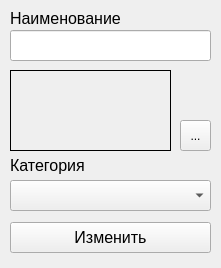
<?xml version="1.0" encoding="UTF-8"?>
<ui version="4.0">
 <class>ModifyDialog</class>
 <widget class="QWidget" name="ModifyDialog">
  <property name="geometry">
   <rect>
    <x>0</x>
    <y>0</y>
    <width>221</width>
    <height>268</height>
   </rect>
  </property>
  <property name="windowTitle">
   <string>Form</string>
  </property>
  <widget class="QLabel" name="label">
   <property name="geometry">
    <rect>
     <x>10</x>
     <y>10</y>
     <width>111</width>
     <height>16</height>
    </rect>
   </property>
   <property name="font">
    <font>
     <pointsize>12</pointsize>
    </font>
   </property>
   <property name="text">
    <string>Наименование</string>
   </property>
  </widget>
  <widget class="QLineEdit" name="lineEdit">
   <property name="geometry">
    <rect>
     <x>10</x>
     <y>30</y>
     <width>201</width>
     <height>31</height>
    </rect>
   </property>
   <property name="font">
    <font>
     <pointsize>12</pointsize>
    </font>
   </property>
  </widget>
  <widget class="QPushButton" name="pushButton">
   <property name="geometry">
    <rect>
     <x>10</x>
     <y>222</y>
     <width>201</width>
     <height>31</height>
    </rect>
   </property>
   <property name="font">
    <font>
     <pointsize>12</pointsize>
    </font>
   </property>
   <property name="text">
    <string>Изменить</string>
   </property>
  </widget>
  <widget class="QLabel" name="label_2">
   <property name="geometry">
    <rect>
     <x>10</x>
     <y>155</y>
     <width>91</width>
     <height>21</height>
    </rect>
   </property>
   <property name="font">
    <font>
     <pointsize>12</pointsize>
    </font>
   </property>
   <property name="text">
    <string>Категория</string>
   </property>
  </widget>
  <widget class="QComboBox" name="comboBox">
   <property name="geometry">
    <rect>
     <x>10</x>
     <y>180</y>
     <width>201</width>
     <height>31</height>
    </rect>
   </property>
   <property name="font">
    <font>
     <pointsize>12</pointsize>
    </font>
   </property>
  </widget>
  <widget class="QLabel" name="label_3">
   <property name="geometry">
    <rect>
     <x>10</x>
     <y>70</y>
     <width>161</width>
     <height>81</height>
    </rect>
   </property>
   <property name="frameShape">
    <enum>QFrame::Box</enum>
   </property>
   <property name="text">
    <string/>
   </property>
   <property name="scaledContents">
    <bool>true</bool>
   </property>
  </widget>
  <widget class="QToolButton" name="toolButton">
   <property name="geometry">
    <rect>
     <x>180</x>
     <y>120</y>
     <width>31</width>
     <height>31</height>
    </rect>
   </property>
   <property name="text">
    <string>...</string>
   </property>
  </widget>
 </widget>
 <resources/>
 <connections/>
</ui>
